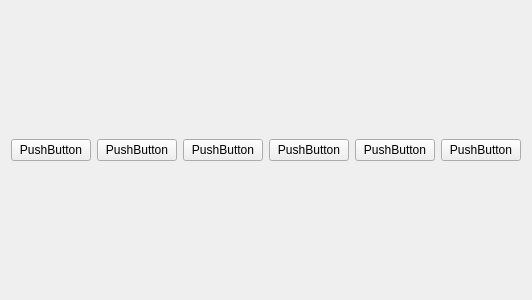
<?xml version="1.0" encoding="UTF-8"?>
<ui version="4.0">
 <class>Keyboard</class>
 <widget class="QWidget" name="Keyboard">
  <property name="geometry">
   <rect>
    <x>0</x>
    <y>0</y>
    <width>400</width>
    <height>300</height>
   </rect>
  </property>
  <property name="windowTitle">
   <string>Form</string>
  </property>
  <layout class="QVBoxLayout" name="verticalLayout">
   <item>
    <layout class="QHBoxLayout" name="horizontalLayout">
     <item>
      <widget class="QPushButton" name="pushButton">
       <property name="text">
        <string>PushButton</string>
       </property>
      </widget>
     </item>
     <item>
      <widget class="QPushButton" name="pushButton_2">
       <property name="text">
        <string>PushButton</string>
       </property>
      </widget>
     </item>
     <item>
      <widget class="QPushButton" name="pushButton_3">
       <property name="text">
        <string>PushButton</string>
       </property>
      </widget>
     </item>
     <item>
      <widget class="QPushButton" name="pushButton_4">
       <property name="text">
        <string>PushButton</string>
       </property>
      </widget>
     </item>
     <item>
      <widget class="QPushButton" name="pushButton_6">
       <property name="text">
        <string>PushButton</string>
       </property>
      </widget>
     </item>
     <item>
      <widget class="QPushButton" name="pushButton_5">
       <property name="text">
        <string>PushButton</string>
       </property>
      </widget>
     </item>
    </layout>
   </item>
   <item>
    <layout class="QHBoxLayout" name="horizontalLayout_2"/>
   </item>
   <item>
    <layout class="QHBoxLayout" name="horizontalLayout_3"/>
   </item>
   <item>
    <layout class="QHBoxLayout" name="horizontalLayout_4"/>
   </item>
   <item>
    <layout class="QHBoxLayout" name="horizontalLayout_5"/>
   </item>
   <item>
    <layout class="QHBoxLayout" name="horizontalLayout_6"/>
   </item>
   <item>
    <layout class="QHBoxLayout" name="horizontalLayout_7"/>
   </item>
   <item>
    <layout class="QHBoxLayout" name="horizontalLayout_8"/>
   </item>
   <item>
    <layout class="QHBoxLayout" name="horizontalLayout_9"/>
   </item>
   <item>
    <layout class="QHBoxLayout" name="horizontalLayout_10"/>
   </item>
  </layout>
 </widget>
 <resources/>
 <connections/>
</ui>
